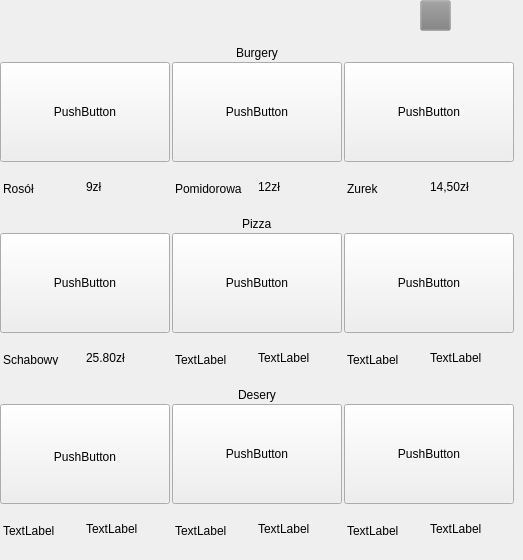
      <widget class="QWidget" name="page_13">
       <widget class="QWidget" name="layoutWidget_5">
        <property name="geometry">
         <rect>
          <x>0</x>
          <y>40</y>
          <width>514</width>
          <height>511</height>
         </rect>
        </property>
        <layout class="QVBoxLayout" name="verticalLayout_88">
         <property name="spacing">
          <number>2</number>
         </property>
         <item alignment="Qt::AlignHCenter">
          <widget class="QLabel" name="label_108">
           <property name="maximumSize">
            <size>
             <width>16777215</width>
             <height>20</height>
            </size>
           </property>
           <property name="styleSheet">
            <string notr="true">	font: 450 11pt &quot;Cascadia Code SemiLight&quot;;
	padding-top: 5px;</string>
           </property>
           <property name="text">
            <string>Burgery</string>
           </property>
          </widget>
         </item>
         <item>
          <layout class="QHBoxLayout" name="horizontalLayout_54">
           <item>
            <layout class="QVBoxLayout" name="verticalLayout_89">
             <item>
              <layout class="QVBoxLayout" name="verticalLayout_90">
               <item>
                <layout class="QVBoxLayout" name="verticalLayout_106">
                 <item>
                  <widget class="QPushButton" name="product1Btn">
                   <property name="minimumSize">
                    <size>
                     <width>0</width>
                     <height>100</height>
                    </size>
                   </property>
                   <property name="text">
                    <string>PushButton</string>
                   </property>
                  </widget>
                 </item>
                 <item>
                  <layout class="QHBoxLayout" name="horizontalLayout_26">
                   <item>
                    <widget class="QLabel" name="BurgerName_1">
                     <property name="maximumSize">
                      <size>
                       <width>16777215</width>
                       <height>15</height>
                      </size>
                     </property>
                     <property name="styleSheet">
                      <string notr="true">	font: 350 9pt &quot;Cascadia Code SemiLight&quot;;
	padding-top: 5px;</string>
                     </property>
                     <property name="text">
                      <string>Rosół</string>
                     </property>
                    </widget>
                   </item>
                   <item>
                    <widget class="QLabel" name="BurgerCost_1">
                     <property name="text">
                      <string>9zł</string>
                     </property>
                    </widget>
                   </item>
                  </layout>
                 </item>
                </layout>
               </item>
              </layout>
             </item>
            </layout>
           </item>
           <item>
            <layout class="QVBoxLayout" name="verticalLayout_91">
             <item>
              <widget class="QPushButton" name="product2Btn">
               <property name="minimumSize">
                <size>
                 <width>0</width>
                 <height>100</height>
                </size>
               </property>
               <property name="text">
                <string>PushButton</string>
               </property>
              </widget>
             </item>
             <item>
              <layout class="QHBoxLayout" name="horizontalLayout_22">
               <item>
                <widget class="QLabel" name="BurgerName_2">
                 <property name="maximumSize">
                  <size>
                   <width>16777215</width>
                   <height>15</height>
                  </size>
                 </property>
                 <property name="styleSheet">
                  <string notr="true">	font: 350 9pt &quot;Cascadia Code SemiLight&quot;;
	padding-top: 5px;</string>
                 </property>
                 <property name="text">
                  <string>Pomidorowa</string>
                 </property>
                </widget>
               </item>
               <item>
                <widget class="QLabel" name="BurgerCost_2">
                 <property name="text">
                  <string>12zł</string>
                 </property>
                </widget>
               </item>
              </layout>
             </item>
            </layout>
           </item>
           <item>
            <layout class="QVBoxLayout" name="verticalLayout_92">
             <item>
              <widget class="QPushButton" name="product3Btn">
               <property name="minimumSize">
                <size>
                 <width>0</width>
                 <height>100</height>
                </size>
               </property>
               <property name="text">
                <string>PushButton</string>
               </property>
              </widget>
             </item>
             <item>
              <layout class="QHBoxLayout" name="horizontalLayout_23">
               <item>
                <widget class="QLabel" name="BurgerName_3">
                 <property name="maximumSize">
                  <size>
                   <width>16777215</width>
                   <height>15</height>
                  </size>
                 </property>
                 <property name="styleSheet">
                  <string notr="true">	font: 350 9pt &quot;Cascadia Code SemiLight&quot;;
	padding-top: 5px;</string>
                 </property>
                 <property name="text">
                  <string>Żurek</string>
                 </property>
                </widget>
               </item>
               <item>
                <widget class="QLabel" name="BurgerCost_3">
                 <property name="text">
                  <string>14,50zł</string>
                 </property>
                </widget>
               </item>
              </layout>
             </item>
            </layout>
           </item>
          </layout>
         </item>
         <item alignment="Qt::AlignHCenter">
          <widget class="QLabel" name="label_112">
           <property name="maximumSize">
            <size>
             <width>16777215</width>
             <height>20</height>
            </size>
           </property>
           <property name="styleSheet">
            <string notr="true">	font: 450 11pt &quot;Cascadia Code SemiLight&quot;;
	padding-top: 5px;</string>
           </property>
           <property name="text">
            <string>Pizza</string>
           </property>
          </widget>
         </item>
         <item>
          <layout class="QHBoxLayout" name="horizontalLayout_55">
           <item>
            <layout class="QVBoxLayout" name="verticalLayout_93">
             <item>
              <widget class="QPushButton" name="product4Btn">
               <property name="minimumSize">
                <size>
                 <width>0</width>
                 <height>100</height>
                </size>
               </property>
               <property name="text">
                <string>PushButton</string>
               </property>
              </widget>
             </item>
             <item>
              <layout class="QHBoxLayout" name="horizontalLayout_21">
               <item>
                <widget class="QLabel" name="PizzaName_1">
                 <property name="maximumSize">
                  <size>
                   <width>16777215</width>
                   <height>15</height>
                  </size>
                 </property>
                 <property name="styleSheet">
                  <string notr="true">	font: 350 9pt &quot;Cascadia Code SemiLight&quot;;
	padding-top: 5px;</string>
                 </property>
                 <property name="text">
                  <string>Schabowy</string>
                 </property>
                </widget>
               </item>
               <item>
                <widget class="QLabel" name="PizzaCost_1">
                 <property name="text">
                  <string>25.80zł</string>
                 </property>
                </widget>
               </item>
              </layout>
             </item>
            </layout>
           </item>
           <item>
            <layout class="QVBoxLayout" name="verticalLayout_94">
             <item>
              <widget class="QPushButton" name="product5Btn">
               <property name="minimumSize">
                <size>
                 <width>0</width>
                 <height>100</height>
                </size>
               </property>
               <property name="text">
                <string>PushButton</string>
               </property>
              </widget>
             </item>
             <item>
              <layout class="QHBoxLayout" name="horizontalLayout_19">
               <item>
                <widget class="QLabel" name="PizzaName_2">
                 <property name="maximumSize">
                  <size>
                   <width>16777215</width>
                   <height>15</height>
                  </size>
                 </property>
                 <property name="styleSheet">
                  <string notr="true">	font: 350 9pt &quot;Cascadia Code SemiLight&quot;;
	padding-top: 5px;</string>
                 </property>
                 <property name="text">
                  <string>TextLabel</string>
                 </property>
                </widget>
               </item>
               <item>
                <widget class="QLabel" name="PizzaCost_2">
                 <property name="text">
                  <string>TextLabel</string>
                 </property>
                </widget>
               </item>
              </layout>
             </item>
            </layout>
           </item>
           <item>
            <layout class="QVBoxLayout" name="verticalLayout_95">
             <item>
              <widget class="QPushButton" name="product6Btn">
               <property name="minimumSize">
                <size>
                 <width>0</width>
                 <height>100</height>
                </size>
               </property>
               <property name="text">
                <string>PushButton</string>
               </property>
              </widget>
             </item>
             <item>
              <layout class="QHBoxLayout" name="horizontalLayout_18">
               <item>
                <widget class="QLabel" name="PizzaName_3">
                 <property name="maximumSize">
                  <size>
                   <width>16777215</width>
                   <height>15</height>
                  </size>
                 </property>
                 <property name="styleSheet">
                  <string notr="true">	font: 350 9pt &quot;Cascadia Code SemiLight&quot;;
	padding-top: 5px;</string>
                 </property>
                 <property name="text">
                  <string>TextLabel</string>
                 </property>
                </widget>
               </item>
               <item>
                <widget class="QLabel" name="PizzaCost_3">
                 <property name="text">
                  <string>TextLabel</string>
                 </property>
                </widget>
               </item>
              </layout>
             </item>
            </layout>
           </item>
          </layout>
         </item>
         <item alignment="Qt::AlignHCenter">
          <widget class="QLabel" name="label_116">
           <property name="maximumSize">
            <size>
             <width>16777215</width>
             <height>20</height>
            </size>
           </property>
           <property name="styleSheet">
            <string notr="true">	font: 450 11pt &quot;Cascadia Code SemiLight&quot;;
	padding-top: 5px;</string>
           </property>
           <property name="text">
            <string>Desery</string>
           </property>
          </widget>
         </item>
         <item>
          <layout class="QHBoxLayout" name="horizontalLayout_56">
           <item>
            <layout class="QVBoxLayout" name="verticalLayout_96">
             <item>
              <widget class="QPushButton" name="product7Btn">
               <property name="minimumSize">
                <size>
                 <width>0</width>
                 <height>100</height>
                </size>
               </property>
               <property name="styleSheet">
                <string notr="true">	font: 350 9pt &quot;Cascadia Code SemiLight&quot;;
	padding-top: 5px;</string>
               </property>
               <property name="text">
                <string>PushButton</string>
               </property>
              </widget>
             </item>
             <item>
              <layout class="QHBoxLayout" name="horizontalLayout_20">
               <item>
                <widget class="QLabel" name="DessertName_1">
                 <property name="maximumSize">
                  <size>
                   <width>16777215</width>
                   <height>15</height>
                  </size>
                 </property>
                 <property name="styleSheet">
                  <string notr="true">	font: 350 9pt &quot;Cascadia Code SemiLight&quot;;
	padding-top: 5px;</string>
                 </property>
                 <property name="text">
                  <string>TextLabel</string>
                 </property>
                </widget>
               </item>
               <item>
                <widget class="QLabel" name="DessertCost_1">
                 <property name="text">
                  <string>TextLabel</string>
                 </property>
                </widget>
               </item>
              </layout>
             </item>
            </layout>
           </item>
           <item>
            <layout class="QVBoxLayout" name="verticalLayout_97">
             <item>
              <widget class="QPushButton" name="product8Btn">
               <property name="minimumSize">
                <size>
                 <width>0</width>
                 <height>100</height>
                </size>
               </property>
               <property name="text">
                <string>PushButton</string>
               </property>
              </widget>
             </item>
             <item>
              <layout class="QHBoxLayout" name="horizontalLayout_17">
               <item>
                <widget class="QLabel" name="DessertName_2">
                 <property name="maximumSize">
                  <size>
                   <width>16777215</width>
                   <height>15</height>
                  </size>
                 </property>
                 <property name="styleSheet">
                  <string notr="true">	font: 350 9pt &quot;Cascadia Code SemiLight&quot;;
	padding-top: 5px;</string>
                 </property>
                 <property name="text">
                  <string>TextLabel</string>
                 </property>
                </widget>
               </item>
               <item>
                <widget class="QLabel" name="DessertCost_2">
                 <property name="text">
                  <string>TextLabel</string>
                 </property>
                </widget>
               </item>
              </layout>
             </item>
            </layout>
           </item>
           <item>
            <layout class="QVBoxLayout" name="verticalLayout_98">
             <item>
              <widget class="QPushButton" name="product9Btn">
               <property name="minimumSize">
                <size>
                 <width>0</width>
                 <height>100</height>
                </size>
               </property>
               <property name="text">
                <string>PushButton</string>
               </property>
              </widget>
             </item>
             <item>
              <layout class="QHBoxLayout" name="horizontalLayout_16">
               <item>
                <widget class="QLabel" name="DessertName_3">
                 <property name="maximumSize">
                  <size>
                   <width>16777215</width>
                   <height>15</height>
                  </size>
                 </property>
                 <property name="styleSheet">
                  <string notr="true">	font: 350 9pt &quot;Cascadia Code SemiLight&quot;;
	padding-top: 5px;</string>
                 </property>
                 <property name="text">
                  <string>TextLabel</string>
                 </property>
                </widget>
               </item>
               <item>
                <widget class="QLabel" name="DessertCost_3">
                 <property name="text">
                  <string>TextLabel</string>
                 </property>
                </widget>
               </item>
              </layout>
             </item>
            </layout>
           </item>
          </layout>
         </item>
        </layout>
       </widget>
       <widget class="QPushButton" name="btnExit2">
        <property name="geometry">
         <rect>
          <x>420</x>
          <y>0</y>
          <width>31</width>
          <height>31</height>
         </rect>
        </property>
        <property name="styleSheet">
         <string notr="true">border-image: url(:/img/img/startClickIcon2.svg);
color: white;
background-color: rgb(128,128,128,0.2);</string>
        </property>
        <property name="text">
         <string/>
        </property>
       </widget>
      </widget>
